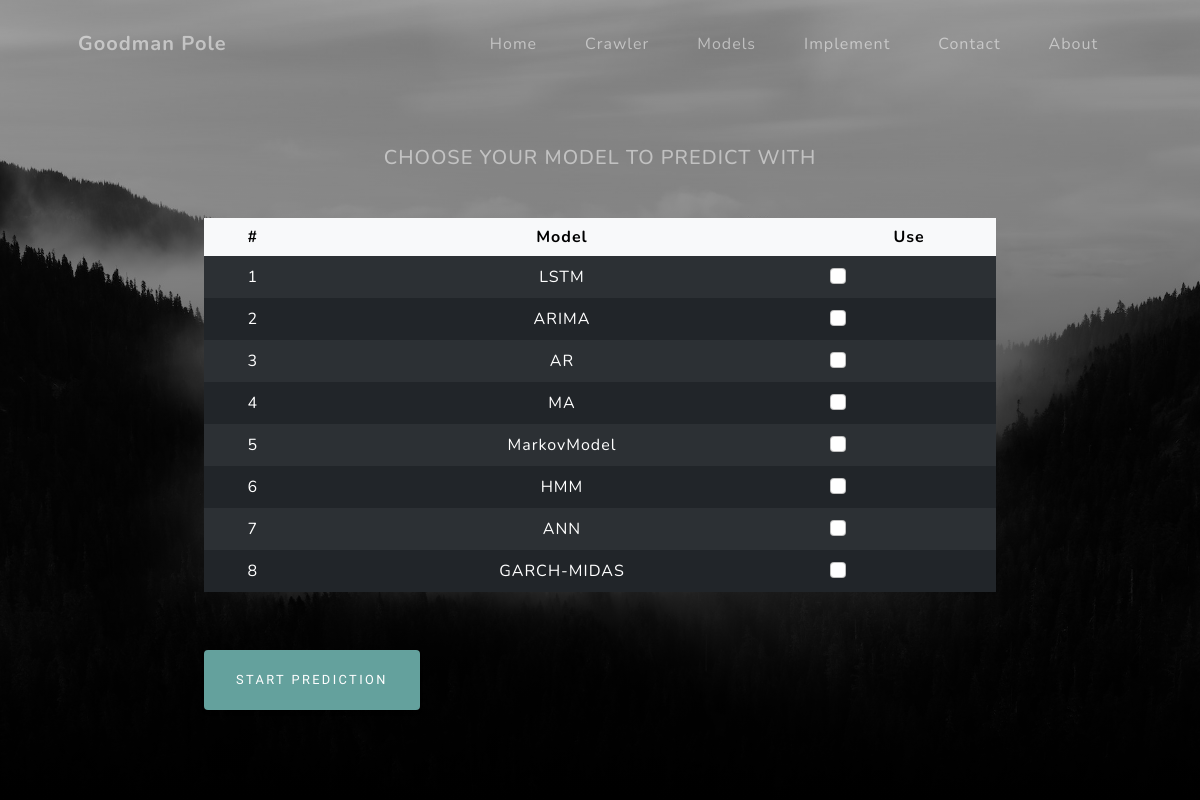
The app's page /models/ with its own data.
### predictmodel/models.py (models this page shows)
class PredictModels(models.Model):
    name=models.CharField(max_length=15, blank=False)
    status=models.BooleanField(default=False, blank=False)

### predictmodel/views.py (the view)
# urls.py: path('', views.models_view, name= 'predictmodels'),
def models_view(request,*args,**kwargs):
    models_list= PredictModels.objects.all()
    if request.method == "POST":
        name_list = request.POST.getlist('boxes')
        name_list.update(status=False)
        for n in name_list:
            PredictModels.objects.filter(name=n).update(status=True)
        model = PredictionModels()
        for c in name_list:
            print(c)
            method = getattr(PredictionModels, c.lower())
            method(model)
        return redirect('predictmodels:predictmodels')
    else:
        return render(request,"predictmodels.html",{"models_list": models_list})

### goodmanpredict_website/templates/predictmodels.html (shortened to what this page needs)
{% extends 'base.html' %}
{% load static %}
        {% block content %}
        <header class="masthead">
            <form action="" method="POST">
            <div class="container px-4 px-lg-5 d-flex h-100 align-items-center justify-content-center">
                <div class="row">
                    <div class="col-md-8 center" style="margin-top: 3rem; ">
                        <h2 class="text-white-50 mx-auto mt-2 mb-5 text-center text-uppercase" style="color:#CBD5E1;">Choose your model to predict with</h2>
                            <div  class="table-responsive-sm scrollable justify-content-center ">
                    <table class="table table-dark table-striped table-hover table-borderless text-center center" id="crawler_table">
                        <thead class="table-light">
                        <tr class="justify-content-center">
                            <th scope="col" >#</th>
                            <th scope="col">Model</th>
                            <th scope="col">Use</th>
                        </tr>
                        </thead>
                        <tbody>
                        {% for model in models_list %}
                            <tr class="align-middle">
                                <td>{{ model.id }}</td>
                                <td class="align-middle">{{ model.name }}</td>
                                <td>
                                    {% if model.status %}
                                        <div class="form-check">
                                            <input class="form-check-input" type="checkbox" checked="checked" value="{{ model.name }}" name="boxes">
                                        </div>
                                    {% else %}
                                        <div class="form-check">
                                            <input class="form-check-input" type="checkbox" value="{{ model.name }}" name="boxes">
                                        </div>
                                    {% endif %}
                                </td>
                            </tr>
                        {% endfor %}
                        </tbody>
                    </table>
                    </div>
                        <button style="margin-top: 2rem;" class="btn btn-primary" type="submit">Start Prediction</button>
                </div>
                </div>
            </div>
            </form>
        </header>
        {% endblock %}

### static/css/main.css (style rules this page uses)
.scrollable { height: 25rem; width: 75rem; max-width: 100%; scrollbar-width: none; overflow-y: scroll; }
.center { margin-left: auto; margin-right: auto; }

### records on screen
PredictModels: id "1", name "LSTM"
PredictModels: id "2", name "ARIMA"
PredictModels: id "3", name "AR"
PredictModels: id "4", name "MA"
PredictModels: id "5", name "MarkovModel"
PredictModels: id "6", name "HMM"
PredictModels: id "7", name "ANN"
PredictModels: id "8", name "GARCH-MIDAS"
